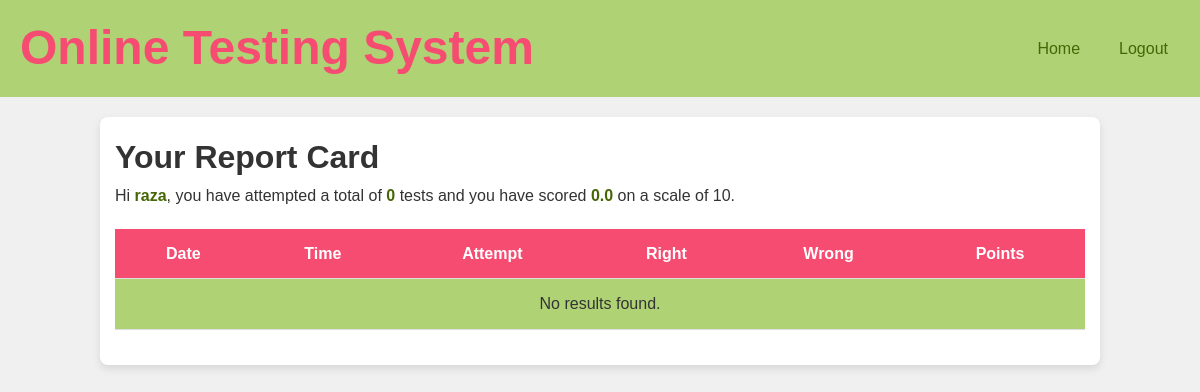
/OTS/test-history (signed in), run on the app's committed database.
### OTS/models.py (models this page shows)
class Candidate(models.Model):
    username=models.CharField(primary_key=True, max_length=30, unique=True)
    password=models.CharField(null=False, max_length=30)
    name=models.CharField(null=False, max_length=50)
    test_attemted = models.IntegerField(default=0)
    points = models.FloatField(default=0.0)

### OTS/views.py (the view)
# urls.py: path('test-history',TestResultHistory,name='testHistory'),
def TestResultHistory(request):
    if 'name' not in request.session.keys():
        return HttpResponseRedirect("login")
    candidate = Candidate.objects.get(username=request.session['username'])
    results = Result.objects.filter(username=candidate).order_by('-date')
    context = {
        'candidate': candidate,
        'result': results
    }
    return render(request, 'candidate_history.html', context)

### OTS/templates/candidate_history.html (shortened to what this page needs)
{% extends 'main.html' %}
{% block top %}
<a href="{% url 'OTS:home' %}">Home</a>
<a href="{% url 'OTS:logout' %}">Logout</a>
{% endblock %}
{% block content %}
<h1>Your Report Card</h1>
<p>
  Hi <span class="special">{{ candidate.name }}</span>, you have attempted a total of
  <span class="special">{{ candidate.test_attemted }}</span> tests and you have scored
  <span class="special">{{ candidate.points }}</span> on a scale of 10.
</p>
<table>
    <tr>
        <th>Date</th>
        <th>Time</th>
        <th>Attempt</th>
        <th>Right</th>
        <th>Wrong</th>
        <th>Points</th>
    </tr>
    {% for r in result %}
       <tr>
        <td>{{ r.date }}</td>
        <td>{{ r.time }}</td>
        <td>{{ r.attempt }}</td>
        <td>{{ r.right }}</td>
        <td>{{ r.wrong }}</td>
        <td>{{ r.points }}</td>
       </tr>
    {% empty %}
       <tr>
           <td colspan="6">No results found.</td>
       </tr>
    {% endfor %}
</table>
{% endblock %}

### OTS/static/theme.css (style rules this page uses)
* { font-family: 'Gill Sans', 'Gill Sans MT', Calibri, 'Trebuchet MS', sans-serif; margin: 0; padding: 0; box-sizing: border-box; }
body { background-color: #f0f0f0; color: #333; line-height: 1.6; }
.top div.menu a { color: #456705; text-decoration: none; padding: 8px 12px; border-radius: 4px; transition: background-color 0.3s, color 0.3s; }
table { width: 100%; border-collapse: collapse; margin: 20px 0; }
table tr { height: 50px; border-bottom: 1px solid #ddd; }
table tr:nth-child(odd) { background-color: #456705; color: white; }
table tr:nth-child(even) { background-color: #AFD275; }
table tr:first-child { background-color: #F64C72; color: white; font-weight: bold; }
table td, table th { text-align: center; padding: 12px; }
span.special { color: #456705; font-weight: bold; }

### data on the page
Candidate: name "raza", test_attemted "0", points "0.0"
